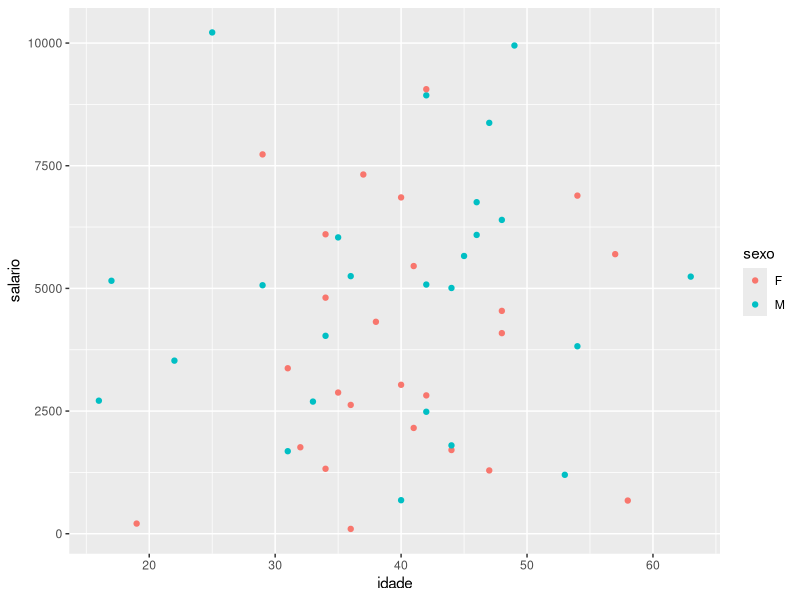
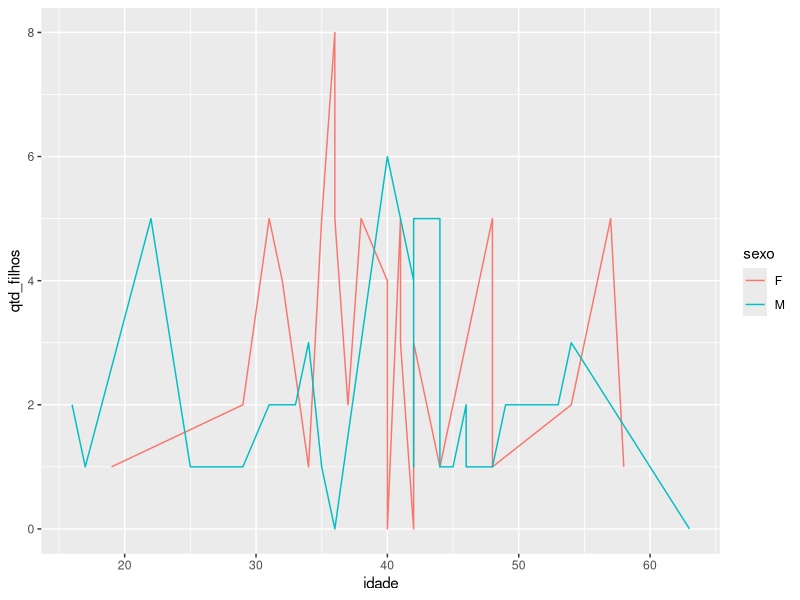
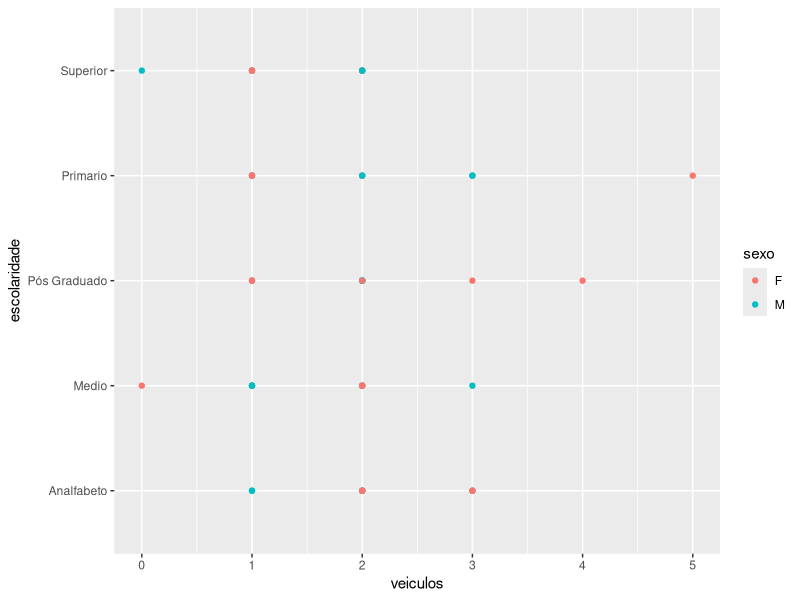
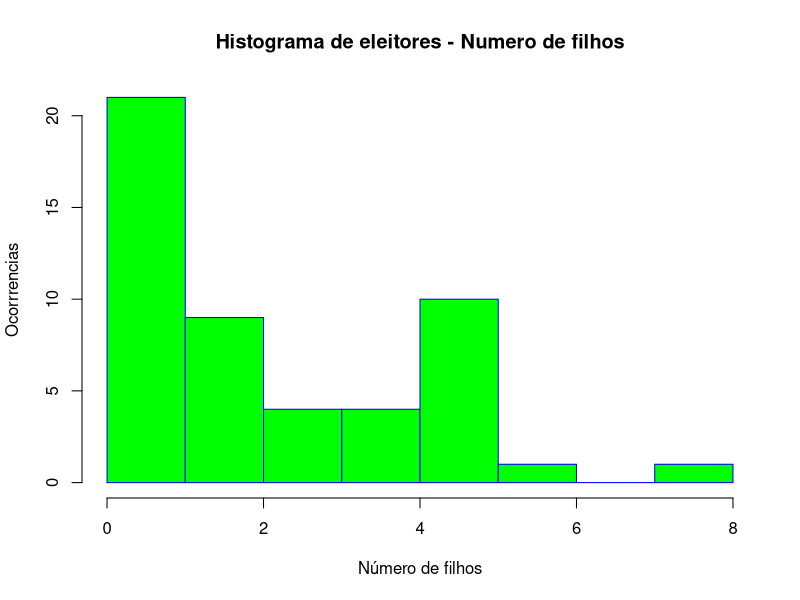
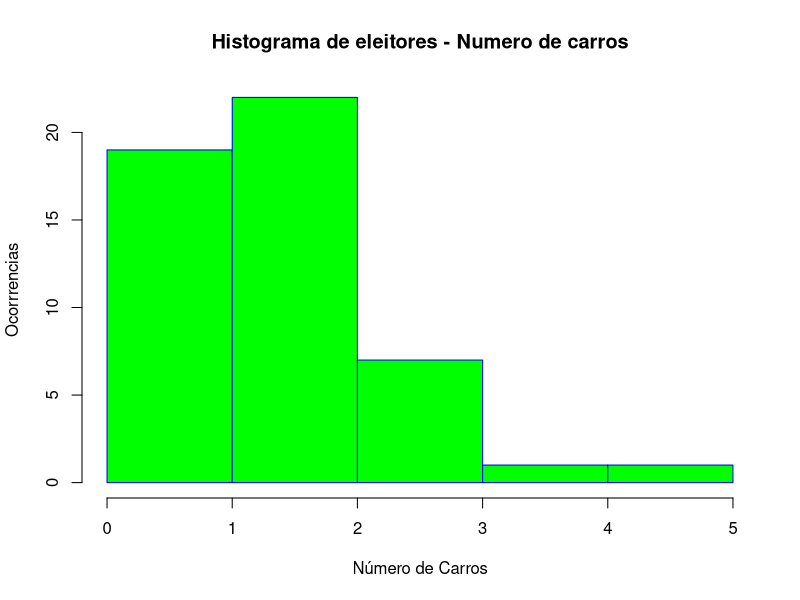
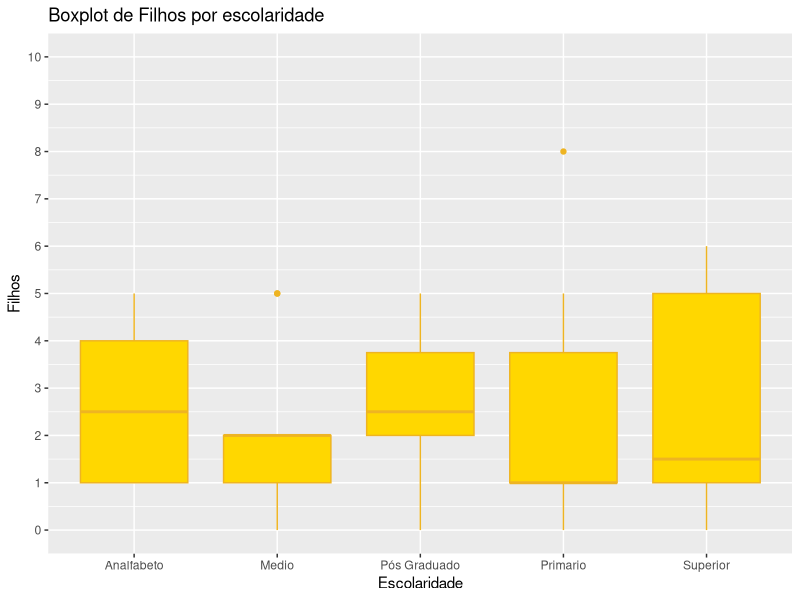

R code for these plots, in order:
##############################################################################
# Introdução a Linguagem R
# 
# Projeto Final do módulo
#
# Jayme M. Sampaio  - 19/07/2017
##############################################################################
#
# 1. Criar um dataset com pelo menos cinco colunas numéricas e três categóricas.
# 2. Use as funções de criação de distribuição aleatória, use pelo menos duas
# 3. Grave seu dataset no disco
#
# Você deverá extrair do dataset:
#  
# 1. Somas e medias das colunas numéricas do dataset usando ??pply
# 2. Usar split
# 3. Mostra um gráfico
# 4. Histograma
#
#############################################################################


# 3 fatores (categorias)
fac_escolaridade <- factor(c("Analfabeto","Primario","Medio","Superior","Pós Graduado"))
fac_sexo         <- factor(c("M","F"))
fac_uf           <- factor(c("ES","MG","SP","RJ","BA","MS","RS","PA","DF","SC"))

# 5 Vetores numéricos
vet_id             <- 1:50
vet_idade          <- abs(round(rnorm(50,40,10)))
vet_qtd_filhos     <- abs(round(rnorm(50,3,3)))
vet_salario_mensal <- abs(round(rnorm(50,4000,3000),2))
vet_qtde_veiculos  <- abs(round(rnorm(50,2,1)))

# criação de um data.frame
df_eleitores <- data.frame(id=vet_id, sexo=fac_sexo, escolaridade=fac_escolaridade, idade=vet_idade, qtd_filhos=vet_qtd_filhos, salario=vet_salario_mensal, veiculos=vet_qtde_veiculos, uf=fac_uf)

# consulta o data.frame
df_eleitores   # foi observado que os campos numericos, permaneceram numéricos

somas  <- apply(df_eleitores[,5:7],2,sum)
somas

medias <- apply(df_eleitores[,5:7],2,mean)
medias

# media salarial por idade
by(df_eleitores[,4], df_eleitores[,2], mean)

# media de veiculos por idade
by(df_eleitores[,5], df_eleitores[,2], mean)


# realiza o split do data.frame (sexo / uf / escolaridade)
df_eleitores_sexo <- split (df_eleitores,fac_sexo)	
df_eleitores_sexo

df_eleitores_uf <- split (df_eleitores,fac_uf)
df_eleitores_uf

df_eleitores_escolaridade <- split (df_eleitores,fac_escolaridade)	
df_eleitores_escolaridade



#carrega a biblioteca de graficos
library(ggplot2)


#grafico de ponto de salario X idade
qplot(x=idade, y=salario, data= df_eleitores, color=sexo, geom = 'point')

#grafico de linha de filhos X idade, por sexo
qplot(x=idade, y=qtd_filhos, data= df_eleitores, color= sexo, geom = 'line')


#grafico de ponto de filhos X Escolaridade, por UF
qplot(y=escolaridade, x=veiculos, data= df_eleitores, color=sexo, geom = 'point')



#histograma - número de filhos
hist(df_eleitores[,5], 
     main="Histograma de eleitores - Numero de filhos", 
     xlab = "Número de filhos",
     ylab = "Ocorrrencias",
     border="blue", 
     col="green")

#histograma - número de Carro
hist(df_eleitores[,7], 
     main="Histograma de eleitores - Numero de carros", 
     xlab = "Número de Carros",
     ylab = "Ocorrrencias",
     border="blue", 
     col="green")



#boxplot de Filhos por escolaridade
ggplot(df_eleitores, aes(x=escolaridade, y = qtd_filhos)) +
  geom_boxplot(fill = "gold1", colour = "goldenrod2") +
  scale_y_continuous(name = "Filhos",
                     breaks = seq(0, 10, 1),
                     limits=c(0, 10)) +
  scale_x_discrete(name = "Escolaridade") +
  ggtitle("Boxplot de Filhos por escolaridade")
